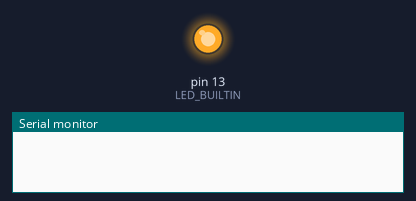
The sketch below on a simulated Arduino Uno, built with avr-gcc and run on an emulated ATmega328P. On the bench: output pins drawn as LEDs (lit = HIGH), the last lines printed to the serial monitor.

Above: at 0.5 s.
At 50.3 s:
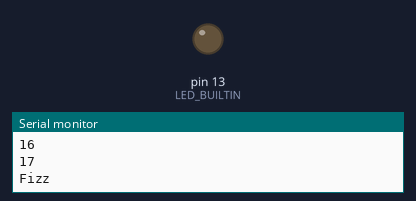
Timing chart, 0 to 53.3 s (numbered marks = the images above):
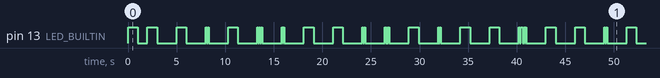

Measured:
- by itself, pin 13 (LED_BUILTIN): moves between LOW and HIGH, repeating every 41.0 s
- by itself, everything shown: repeats every 41.0 s, in 52 steps

The sketch:

arduino-fizz-buzz.ino
```cpp
void setup() {
  pinMode(LED_BUILTIN, OUTPUT);
  Serial.begin(9600);
}

void loop() {
  digitalWrite(LED_BUILTIN, HIGH);   // turn the LED on (HIGH is the voltage level)
  delay(1000);                       // wait for a second
  digitalWrite(LED_BUILTIN, LOW);    // turn the LED off by making the voltage LOW
  delay(1000);
  run();

}

void run(){
  int x = 0;
  while(x<100){

    x+=1;

     if (x % 3 == 0){
            Serial.println("Fizz");
            digitalWrite(LED_BUILTIN, HIGH);
            delay(100);
            digitalWrite(LED_BUILTIN, LOW);
            delay(100);
            digitalWrite(LED_BUILTIN, HIGH);
            delay(100);
            digitalWrite(LED_BUILTIN, LOW);
     }
     if (x % 5 == 0){
            Serial.println("Buzz");
            digitalWrite(LED_BUILTIN, HIGH);
            delay(100);
            digitalWrite(LED_BUILTIN, LOW);
            delay(100);
            digitalWrite(LED_BUILTIN, HIGH);
            delay(100);
            digitalWrite(LED_BUILTIN, LOW);
            delay(100);
            digitalWrite(LED_BUILTIN, HIGH);
            delay(100);
            digitalWrite(LED_BUILTIN, LOW);
     }
     if ((x % 3 != 0) && (x % 5 != 0)){
            Serial.println(x);
            digitalWrite(LED_BUILTIN, HIGH);
            delay(1000);
            digitalWrite(LED_BUILTIN, LOW);
     }

     delay(2000);
  }

}
```
